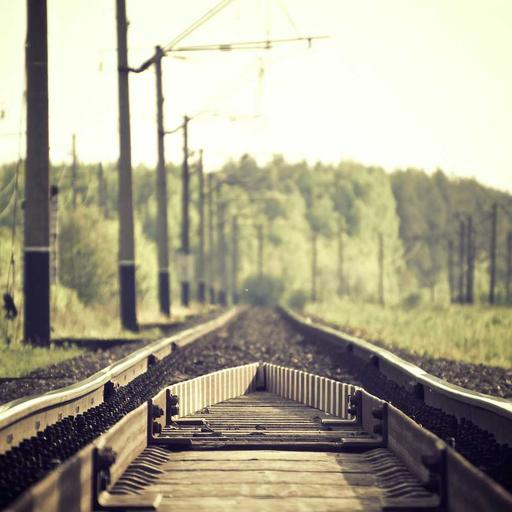
#> input picture data/samples/sample_03.jpg, 512 x 512 px; its folder holds 4 pictures in this run
$ python prepare_dataset.py
#> lines starting #> are read from the running program, lines starting #| are printed output that depends on the picture; after the words box and inside, x2 and y2 are one past the last pixel; in counts of white or black regions, pixels touching at a corner belong together
### src/data/dataset.py
"""Dataset utilities for loading images and generating inpainting masks.

Provides functions to:
- List valid image files from a directory
- Generate center-rectangle and irregular brush-stroke masks
- Apply masks to create corrupted (masked-out) images
"""
from __future__ import annotations

from pathlib import Path
from typing import List

import numpy as np
from PIL import Image, ImageDraw


ALLOWED_SUFFIXES = {".png", ".jpg", ".jpeg", ".bmp", ".webp"}


def list_images(image_dir: Path) -> List[Path]:
    """Return all valid image files from the directory (non-recursive)."""
    if not image_dir.exists():
        return []
    return sorted(
        [p for p in image_dir.iterdir() if p.suffix.lower() in ALLOWED_SUFFIXES and p.is_file()]
    )


def generate_center_mask(width: int, height: int, ratio: float = 0.35) -> Image.Image:
    """Generate a white center rectangle on black background.

    White pixels (255) indicate the region to be inpainted.
    """
    mask = Image.new("L", (width, height), 0)
    draw = ImageDraw.Draw(mask)

    # Compute centered bounding box based on the given ratio of image dimensions
    box_w = int(width * ratio)
    box_h = int(height * ratio)
    left = (width - box_w) // 2
    top = (height - box_h) // 2
    draw.rectangle([left, top, left + box_w, top + box_h], fill=255)
    return mask


def generate_irregular_mask(width: int, height: int, strokes: int = 6, seed: int | None = None) -> Image.Image:
    """Generate irregular brush-like mask using random strokes.

    Draws multiple random line segments with varying widths to simulate
    free-form masks commonly used in inpainting benchmarks.

    Pass a fixed *seed* to produce the same mask across runs.
    """
    mask = Image.new("L", (width, height), 0)
    draw = ImageDraw.Draw(mask)
    rng = np.random.default_rng(seed)

    for _ in range(strokes):
        x1, y1 = int(rng.integers(0, width)), int(rng.integers(0, height))
        x2, y2 = int(rng.integers(0, width)), int(rng.integers(0, height))
        line_width = int(rng.integers(18, 56))
        draw.line((x1, y1, x2, y2), fill=255, width=line_width)
    return mask


# [11 lines left out: function apply_mask, not called in this run]

### scripts/prepare_dataset.py
"""
Dataset preparation utility.

Splits images in data/samples into train/val/test subsets, generates
pre-saved center and irregular masks for each image, and writes a
manifest CSV for reproducible experiments.

Usage:
    python scripts/prepare_dataset.py --data-dir data/samples --output-dir data/splits
"""
from __future__ import annotations

import argparse
import csv
import random
import shutil
from pathlib import Path

from src.data.dataset import generate_center_mask, generate_irregular_mask, list_images
from PIL import Image


MASK_TYPES = ["center", "irregular"]


def parse_args() -> argparse.Namespace:
    parser = argparse.ArgumentParser(description="Prepare dataset splits and pre-saved masks")
    parser.add_argument("--data-dir", type=Path, default=Path("data/samples"))
    parser.add_argument("--output-dir", type=Path, default=Path("data/splits"))
    parser.add_argument("--image-size", type=int, default=512)
    parser.add_argument("--train-ratio", type=float, default=0.7)
    parser.add_argument("--val-ratio", type=float, default=0.15)
    parser.add_argument("--seed", type=int, default=42)
    return parser.parse_args()


def make_splits(files: list, train_ratio: float, val_ratio: float, seed: int) -> tuple:
    rng = random.Random(seed)
    shuffled = files[:]
    rng.shuffle(shuffled)
    n = len(shuffled)
    n_train = max(1, int(n * train_ratio))
    n_val = max(1, int(n * val_ratio))
    train = shuffled[:n_train]
    val = shuffled[n_train:n_train + n_val]
    test = shuffled[n_train + n_val:]
    return train, val, test


def main() -> None:
    args = parse_args()
    files = list_images(args.data_dir)
    if not files:
        raise RuntimeError(f"No images found in {args.data_dir}")

    train, val, test = make_splits(files, args.train_ratio, args.val_ratio, args.seed)
    splits = {"train": train, "val": val, "test": test}

    manifest_rows = []

    for split_name, split_files in splits.items():
        for mask_type in MASK_TYPES:
            # Create output dirs
            img_dir = args.output_dir / split_name / "images"
            mask_dir = args.output_dir / split_name / "masks" / mask_type
            img_dir.mkdir(parents=True, exist_ok=True)
            mask_dir.mkdir(parents=True, exist_ok=True)

            for src_path in split_files:
                image = Image.open(src_path).convert("RGB").resize(
                    (args.image_size, args.image_size)
                )
#> image is the input picture: PIL image 512x512 RGB; mean R, G, B 169.1, 164.2, 144.3
                dest_img = img_dir / src_path.name
                if not dest_img.exists():
                    image.save(dest_img)

                # Generate and save mask
                if mask_type == "center":
                    mask = generate_center_mask(args.image_size, args.image_size)
#> in generate_center_mask, `mask = Image.new("L", (width, height), 0)`: mask: PIL image 512x512 L; every value is 0
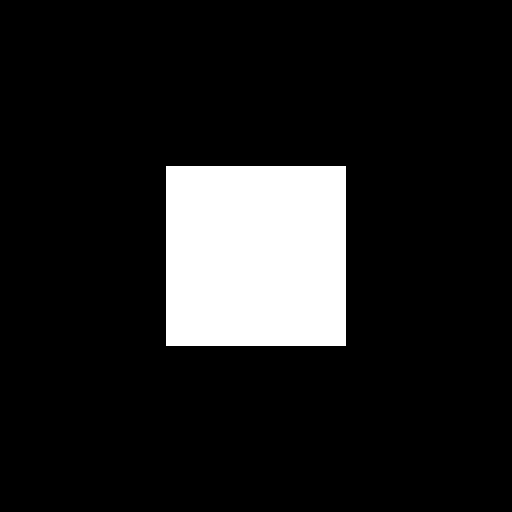
#> mask: PIL image 512x512 L; 12.4% white; 1 white region, box (x1, y1, x2, y2) and area: (166, 166, 346, 346) 32400
                else:
                    mask = generate_irregular_mask(args.image_size, args.image_size)

                mask_path = mask_dir / src_path.name
                mask.save(mask_path)

                manifest_rows.append({
                    "split": split_name,
                    "mask_type": mask_type,
                    "image": str(dest_img),
                    "mask": str(mask_path),
                })

    # Write manifest CSV
    manifest_path = args.output_dir / "manifest.csv"
    with manifest_path.open("w", newline="", encoding="utf-8") as f:
        writer = csv.DictWriter(f, fieldnames=["split", "mask_type", "image", "mask"])
        writer.writeheader()
        writer.writerows(manifest_rows)

    # Print summary
    print(f"\nDataset prepared in: {args.output_dir}")
    print(f"  train: {len(train)} images")
    print(f"  val:   {len(val)} images")
    print(f"  test:  {len(test)} images")
    print(f"  mask types: {MASK_TYPES}")
    print(f"  manifest: {manifest_path}")
#|   manifest: data/splits/manifest.csv


if __name__ == "__main__":
    main()
